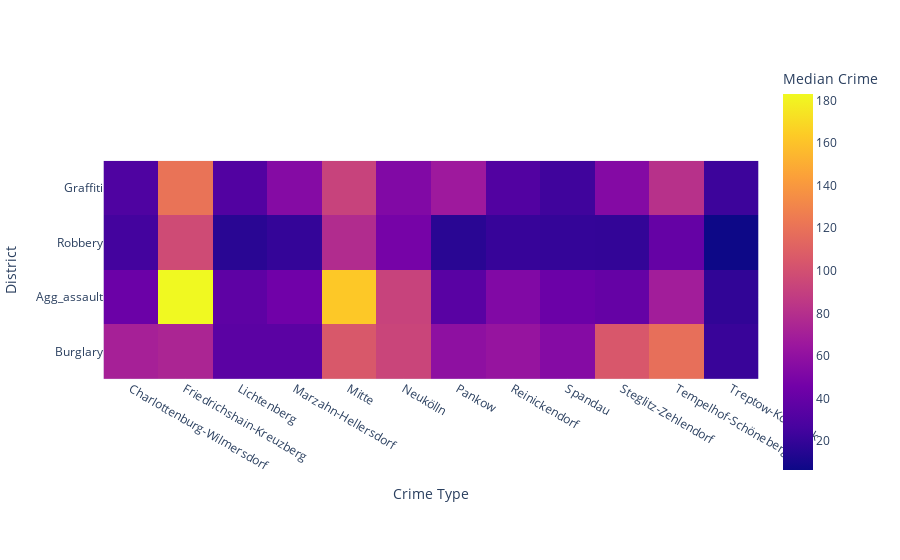

The notebook cell this image was saved under:
### Code cell
df = data_df.groupby(['District'])[
    ['Graffiti','Robbery', 'Agg_assault', 'Burglary']].median().reset_index()
data = df[['Graffiti', 'Robbery', 'Agg_assault', 'Burglary']].values.tolist()

# reshape the list of lists to swap y,x axes in graph
data=[list(i) for i in zip(*data)]

fig = px.imshow(data,
                labels=dict(x="Crime Type", y="District", color="Median Crime"),
                x=df['District'],
                y=['Graffiti', 'Robbery', 'Agg_assault', 'Burglary'],
                color_continuous_scale=px.colors.sequential.Plasma
               )
fig.show()

### Figure 1 — Plotly figure (JSON) as saved in the notebook; plotly's stock layout.template omitted (floating-point values rounded to 4 significant figures)
{"data": [{"coloraxis": "coloraxis", "hovertemplate": "Crime Type: %{x}<br>District: %{y}<br>Median Crime: %{z}<extra></extra>", "name": "0", "type": "heatmap", "x": ["Charlottenburg-Wilmersdorf", "Friedrichshain-Kreuzberg", "Lichtenberg", "Marzahn-Hellersdorf", "Mitte", "Neukölln", "Pankow", "Reinickendorf", "Spandau", "Steglitz-Zehlendorf", "Tempelhof-Schöneberg", "Treptow-Köpenick"], "xaxis": "x", "y": ["Graffiti", "Robbery", "Agg_assault", "Burglary"], "yaxis": "y", "z": [[30, 120.5, 31.5, 54.5, 92, 52.5, 66.5, 31.5, 24, 54, 81.5, 23], [25.5, 97, 16, 20, 78, 47.5, 16, 21, 20, 19.5, 40, 6.5], [42.5, 183, 37, 45, 162.5, 92.5, 34.5, 52.5, 42.5, 40, 69, 19], [71, 74, 35.5, 35.5, 105, 93.5, 59, 62.5, 54.5, 104.5, 118.5, 21.5]]}], "layout": {"coloraxis": {"colorbar": {"title": {"text": "Median Crime"}}, "colorscale": [[0, "#0d0887"], [0.1111, "#46039f"], [0.2222, "#7201a8"], [0.3333, "#9c179e"], [0.4444, "#bd3786"], [0.5556, "#d8576b"], [0.6667, "#ed7953"], [0.7778, "#fb9f3a"], [0.8889, "#fdca26"], [1, "#f0f921"]]}, "margin": {"t": 60}, "xaxis": {"anchor": "y", "constrain": "domain", "domain": [0, 1], "scaleanchor": "y", "title": {"text": "Crime Type"}}, "yaxis": {"anchor": "x", "autorange": "reversed", "constrain": "domain", "domain": [0, 1], "title": {"text": "District"}}}}
